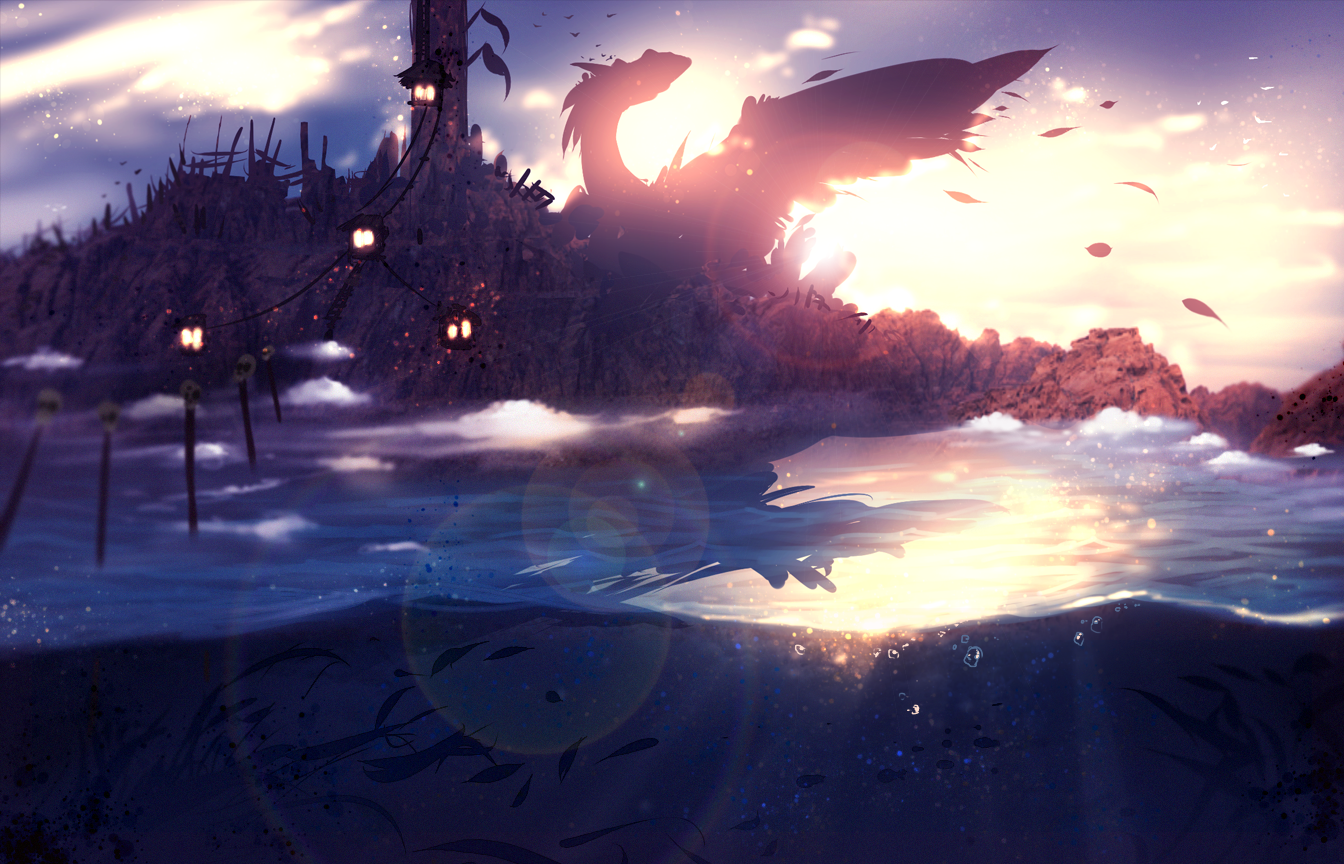

This is a level from a 2D game, rendered from its Tiled map with the project's own tilesets. A one-line summary and the complete map file follow:
An orthogonal 42x27 tile map with 32x32 px tiles, 2 tile layers (bg, meta), 2 tilesets and 7 objects (SpawnPoint, Boss1, Boss2, FinishPoint, FinalBoss, ...).

<map version="1.0" tiledversion="2017.10.31" orientation="orthogonal" renderorder="right-down" width="42" height="27" tilewidth="32" tileheight="32" infinite="0" nextobjectid="34">
 <tileset firstgid="1" source="meta.tsx" />
 <tileset firstgid="3" source="island.tsx" />
 <layer name="bg" width="42" height="27">
  <data encoding="csv">
3,4,5,6,7,8,9,10,11,12,13,14,15,16,17,18,19,20,21,22,23,24,25,26,27,28,29,30,31,32,33,34,35,36,37,38,39,40,41,42,43,44,
45,46,47,48,49,50,51,52,53,54,55,56,57,58,59,60,61,62,63,64,65,66,67,68,69,70,71,72,73,74,75,76,77,78,79,80,81,82,83,84,85,86,
87,88,89,90,91,92,93,94,95,96,97,98,99,100,101,102,103,104,105,106,107,108,109,110,111,112,113,114,115,116,117,118,119,120,121,122,123,124,125,126,127,128,
129,130,131,132,133,134,135,136,137,138,139,140,141,142,143,144,145,146,147,148,149,150,151,152,153,154,155,156,157,158,159,160,161,162,163,164,165,166,167,168,169,170,
171,172,173,174,175,176,177,178,179,180,181,182,183,184,185,186,187,188,189,190,191,192,193,194,195,196,197,198,199,200,201,202,203,204,205,206,207,208,209,210,211,212,
213,214,215,216,217,218,219,220,221,222,223,224,225,226,227,228,229,230,231,232,233,234,235,236,237,238,239,240,241,242,243,244,245,246,247,248,249,250,251,252,253,254,
255,256,257,258,259,260,261,262,263,264,265,266,267,268,269,270,271,272,273,274,275,276,277,278,279,280,281,282,283,284,285,286,287,288,289,290,291,292,293,294,295,296,
297,298,299,300,301,302,303,304,305,306,307,308,309,310,311,312,313,314,315,316,317,318,319,320,321,322,323,324,325,326,327,328,329,330,331,332,333,334,335,336,337,338,
339,340,341,342,343,344,345,346,347,348,349,350,351,352,353,354,355,356,357,358,359,360,361,362,363,364,365,366,367,368,369,370,371,372,373,374,375,376,377,378,379,380,
381,382,383,384,385,386,387,388,389,390,391,392,393,394,395,396,397,398,399,400,401,402,403,404,405,406,407,408,409,410,411,412,413,414,415,416,417,418,419,420,421,422,
423,424,425,426,427,428,429,430,431,432,433,434,435,436,437,438,439,440,441,442,443,444,445,446,447,448,449,450,451,452,453,454,455,456,457,458,459,460,461,462,463,464,
465,466,467,468,469,470,471,472,473,474,475,476,477,478,479,480,481,482,483,484,485,486,487,488,489,490,491,492,493,494,495,496,497,498,499,500,501,502,503,504,505,506,
507,508,509,510,511,512,513,514,515,516,517,518,519,520,521,522,523,524,525,526,527,528,529,530,531,532,533,534,535,536,537,538,539,540,541,542,543,544,545,546,547,548,
549,550,551,552,553,554,555,556,557,558,559,560,561,562,563,564,565,566,567,568,569,570,571,572,573,574,575,576,577,578,579,580,581,582,583,584,585,586,587,588,589,590,
591,592,593,594,595,596,597,598,599,600,601,602,603,604,605,606,607,608,609,610,611,612,613,614,615,616,617,618,619,620,621,622,623,624,625,626,627,628,629,630,631,632,
633,634,635,636,637,638,639,640,641,642,643,644,645,646,647,648,649,650,651,652,653,654,655,656,657,658,659,660,661,662,663,664,665,666,667,668,669,670,671,672,673,674,
675,676,677,678,679,680,681,682,683,684,685,686,687,688,689,690,691,692,693,694,695,696,697,698,699,700,701,702,703,704,705,706,707,708,709,710,711,712,713,714,715,716,
717,718,719,720,721,722,723,724,725,726,727,728,729,730,731,732,733,734,735,736,737,738,739,740,741,742,743,744,745,746,747,748,749,750,751,752,753,754,755,756,757,758,
759,760,761,762,763,764,765,766,767,768,769,770,771,772,773,774,775,776,777,778,779,780,781,782,783,784,785,786,787,788,789,790,791,792,793,794,795,796,797,798,799,800,
801,802,803,804,805,806,807,808,809,810,811,812,813,814,815,816,817,818,819,820,821,822,823,824,825,826,827,828,829,830,831,832,833,834,835,836,837,838,839,840,841,842,
843,844,845,846,847,848,849,850,851,852,853,854,855,856,857,858,859,860,861,862,863,864,865,866,867,868,869,870,871,872,873,874,875,876,877,878,879,880,881,882,883,884,
885,886,887,888,889,890,891,892,893,894,895,896,897,898,899,900,901,902,903,904,905,906,907,908,909,910,911,912,913,914,915,916,917,918,919,920,921,922,923,924,925,926,
927,928,929,930,931,932,933,934,935,936,937,938,939,940,941,942,943,944,945,946,947,948,949,950,951,952,953,954,955,956,957,958,959,960,961,962,963,964,965,966,967,968,
969,970,971,972,973,974,975,976,977,978,979,980,981,982,983,984,985,986,987,988,989,990,991,992,993,994,995,996,997,998,999,1000,1001,1002,1003,1004,1005,1006,1007,1008,1009,1010,
1011,1012,1013,1014,1015,1016,1017,1018,1019,1020,1021,1022,1023,1024,1025,1026,1027,1028,1029,1030,1031,1032,1033,1034,1035,1036,1037,1038,1039,1040,1041,1042,1043,1044,1045,1046,1047,1048,1049,1050,1051,1052,
1053,1054,1055,1056,1057,1058,1059,1060,1061,1062,1063,1064,1065,1066,1067,1068,1069,1070,1071,1072,1073,1074,1075,1076,1077,1078,1079,1080,1081,1082,1083,1084,1085,1086,1087,1088,1089,1090,1091,1092,1093,1094,
1095,1096,1097,1098,1099,1100,1101,1102,1103,1104,1105,1106,1107,1108,1109,1110,1111,1112,1113,1114,1115,1116,1117,1118,1119,1120,1121,1122,1123,1124,1125,1126,1127,1128,1129,1130,1131,1132,1133,1134,1135,1136
</data>
 </layer>
 <layer name="meta" width="42" height="27" opacity="0.02">
  <data encoding="csv">
0,0,0,0,0,0,0,0,0,0,0,0,0,0,0,0,0,0,0,0,0,0,0,0,0,0,0,0,0,0,0,0,0,0,0,0,0,0,0,0,0,0,
0,0,0,0,0,0,0,0,0,0,0,0,0,0,0,0,0,0,0,0,0,0,0,0,0,0,0,0,0,0,0,0,0,0,0,0,0,0,0,0,0,0,
0,0,0,0,0,0,0,0,0,0,0,0,0,0,0,0,0,0,0,0,0,0,0,0,0,0,0,0,0,0,0,0,0,0,0,0,0,0,0,0,0,0,
0,0,0,0,0,0,0,0,0,0,0,0,0,0,0,0,0,0,0,0,0,0,0,0,0,0,0,0,0,0,0,0,0,0,0,0,0,0,0,0,0,0,
0,0,0,0,0,0,0,0,0,0,0,0,0,0,0,0,0,0,0,0,0,0,0,0,0,0,0,0,0,0,0,0,0,0,0,0,0,0,0,0,0,0,
0,0,0,0,0,0,0,0,0,0,0,0,0,0,0,0,0,0,0,0,0,0,0,0,0,0,0,0,0,0,0,0,0,0,0,0,0,0,0,0,0,0,
0,0,0,0,0,0,0,0,0,0,0,0,0,0,0,0,0,0,0,0,0,0,0,0,0,0,0,0,0,0,0,0,0,0,0,0,0,0,0,0,0,0,
0,0,0,0,0,0,0,0,0,0,0,0,0,0,0,0,0,0,0,0,0,0,0,0,0,0,0,0,0,0,0,0,0,0,0,0,0,0,0,0,0,0,
0,0,0,0,0,0,0,0,0,0,0,0,0,0,0,0,0,0,0,0,0,0,0,0,0,0,0,0,0,0,0,0,0,0,0,0,0,0,0,0,0,0,
0,0,0,0,0,0,0,0,0,0,0,0,0,0,0,0,0,0,0,0,0,0,0,0,0,0,0,0,0,0,0,0,0,0,0,0,0,0,0,0,0,0,
0,0,0,0,0,0,0,0,0,0,0,0,0,0,0,0,0,0,0,0,0,0,0,0,0,0,0,0,0,0,0,0,0,0,0,0,0,0,0,0,0,0,
0,0,0,0,0,0,0,0,0,0,0,0,0,0,0,0,0,0,0,0,0,0,0,0,0,0,0,0,0,0,0,0,0,0,0,0,0,0,0,0,0,0,
0,0,0,0,0,0,0,0,0,0,0,0,0,0,0,0,0,0,0,0,0,0,0,0,0,0,0,0,0,0,0,0,0,0,0,0,0,0,0,0,0,0,
0,0,0,0,0,0,0,0,0,0,0,0,0,0,0,0,0,0,0,0,0,0,0,0,0,0,0,0,0,0,0,0,0,0,0,0,0,0,0,0,0,0,
0,0,0,0,0,0,0,0,0,0,0,0,0,0,0,0,0,0,0,0,0,0,0,0,0,0,0,0,0,0,0,0,0,0,0,0,0,0,0,0,0,0,
0,0,0,0,0,0,0,0,0,0,0,0,0,0,0,0,0,0,0,0,0,0,0,0,0,0,0,0,0,0,0,0,0,0,0,0,0,0,0,0,0,0,
0,0,0,0,0,0,0,0,0,0,0,0,0,0,0,0,0,0,0,0,0,0,0,0,0,0,0,0,0,0,0,0,0,0,0,0,0,0,0,0,0,0,
0,0,0,0,0,0,0,0,0,0,0,0,0,0,0,0,0,0,0,0,0,0,0,0,0,0,0,0,0,0,0,0,0,0,0,0,0,0,0,0,0,0,
0,0,0,0,0,0,0,0,0,0,0,0,0,0,0,0,0,0,0,0,0,0,0,0,0,0,0,0,0,0,0,0,0,0,0,0,0,0,0,0,0,0,
2,2,2,2,2,2,2,2,2,2,2,2,2,2,2,2,2,2,2,2,2,2,2,2,2,2,2,2,2,2,2,2,2,2,2,2,2,2,2,2,2,2,
2,0,0,0,0,0,0,0,0,0,0,0,0,0,0,0,0,0,0,0,0,0,0,0,0,0,0,0,0,0,0,0,0,0,0,0,0,0,0,0,0,2,
2,0,0,0,0,0,0,0,0,0,0,0,0,0,0,0,0,0,0,0,0,0,0,0,0,0,0,0,0,0,0,0,0,0,0,0,0,0,0,0,0,2,
2,0,0,0,0,0,0,0,0,0,0,0,0,0,0,0,0,0,0,0,0,0,0,0,0,0,0,0,0,0,0,0,0,0,0,0,0,0,0,0,0,2,
2,0,0,0,0,0,0,0,0,0,0,0,0,0,0,0,0,0,0,0,0,0,0,0,0,0,0,0,0,0,0,0,0,0,0,0,0,0,0,0,0,2,
2,0,0,0,0,0,0,0,0,0,0,0,0,0,0,0,0,0,0,0,0,0,0,0,0,0,0,0,0,0,0,0,0,0,0,0,0,0,0,0,0,2,
2,0,0,0,0,0,0,0,0,0,0,0,0,0,0,0,0,0,0,0,0,0,0,0,0,0,0,0,0,0,0,0,0,0,0,0,0,0,0,0,0,2,
2,2,2,2,2,2,2,2,2,2,2,2,2,2,2,2,2,2,2,2,2,2,2,2,2,2,2,2,2,2,2,2,2,2,2,2,2,2,2,2,2,2
</data>
 </layer>
 <objectgroup name="Objects">
  <object id="1" name="SpawnPoint" x="1200.56" y="728" width="5.33333" height="4.66667" />
  <object id="17" name="Boss1" x="653.333" y="709.334" width="39" height="38.67" />
  <object id="26" name="Boss2" x="198.667" y="720" width="44" height="46.6667" />
  <object id="27" name="FinishPoint" x="30.6667" y="748" width="13.3333" height="9.33333" />
  <object id="28" name="FinalBoss" x="88" y="704" width="63" height="63.67" />
  <object id="29" name="Line2" x="734.667" y="618.667" width="8.67" height="245.333" />
  <object id="31" name="Line1" x="1154.67" y="608" width="4" height="254.667" />
 </objectgroup>
</map>
